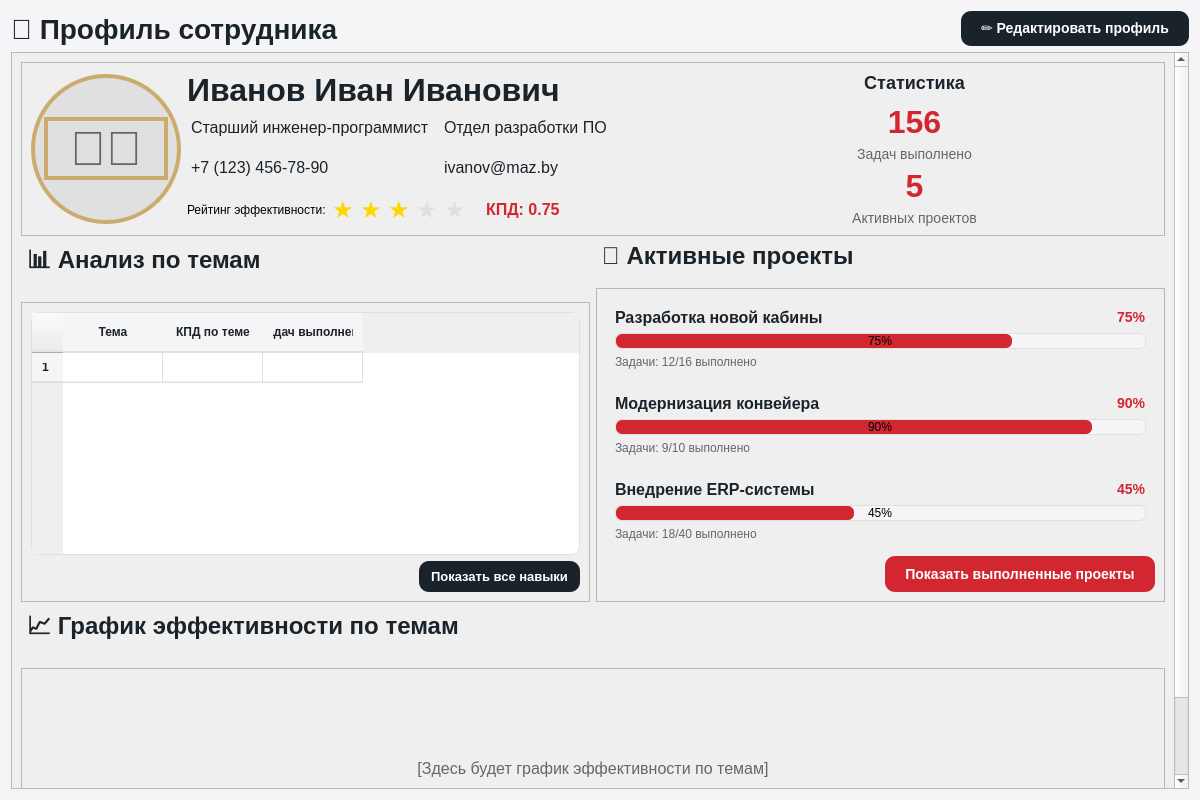
<?xml version="1.0" encoding="UTF-8"?>
<ui version="4.0">
 <class>ProfilePage</class>
 <widget class="QWidget" name="ProfilePage">
  <property name="geometry">
   <rect>
    <x>0</x>
    <y>0</y>
    <width>1200</width>
    <height>800</height>
   </rect>
  </property>
  <property name="styleSheet">
   <string notr="true">/* Основные цвета */
QWidget#ProfilePage {
    background-color: #F5F5F7;
    font-family: 'Segoe UI', Arial;
}

/* Карточки */
QFrame[objectName^="frameBasicInfo"],
QFrame[objectName^="frameSkills"],
QFrame[objectName^="frameProjects"],
QFrame[objectName^="frameChart"] {
    background-color: white;
    border-radius: 12px;
    border: 1px solid #E0E0E0;
    padding: 20px;
}

QFrame[objectName^="skillCard"] {
    background-color: white;
    border-radius: 10px;
    border: 1px solid #E0E0E0;
    padding: 15px;
}

QFrame[objectName^="projectCard"] {
    background-color: white;
    border-radius: 10px;
    border: 1px solid #E0E0E0;
    padding: 15px;
}

QFrame[objectName^="projectCard"]:hover {
    border: 2px solid #ccab6e;
    background-color: #FFFDF6;
}

/* Заголовки */
QLabel[objectName^="header"] {
    font-size: 24px;
    font-weight: bold;
    color: #1B232A;
    padding-bottom: 10px;
    border-bottom: 2px solid #ccab6e;
}

QLabel[objectName^="subheader"] {
    font-size: 18px;
    font-weight: bold;
    color: #1B232A;
    padding-bottom: 5px;
}

/* Прогресс-бары */
QProgressBar {
    border: 1px solid #E0E0E0;
    border-radius: 6px;
    text-align: center;
    background-color: #F5F5F7;
    height: 12px;
}

QProgressBar::chunk {
    background-color: #D22730;
    border-radius: 6px;
}

QProgressBar.gold::chunk {
    background-color: #ccab6e;
}

/* Звезды рейтинга */
QLabel[objectName^="star"] {
    font-size: 24px;
}

/* Статистика */
QLabel[objectName^="statValue"] {
    font-size: 32px;
    font-weight: bold;
    color: #D22730;
}

QLabel[objectName^="statLabel"] {
    font-size: 14px;
    color: #666;
}

/* Информационные поля */
QLabel[objectName^="infoLabel"] {
    font-size: 14px;
    font-weight: bold;
    color: #666;
    padding: 2px 0px;
}

QLabel[objectName^="infoValue"] {
    font-size: 16px;
    color: #1B232A;
    padding: 2px 0px;
    padding-bottom: 8px;
}

/* Таблицы */
QTableWidget {
    background-color: white;
    border: 1px solid #E0E0E0;
    border-radius: 8px;
    gridline-color: #E0E0E0;
    selection-background-color: #FFF8E1;
}

QTableWidget::item {
    padding: 8px;
    border-bottom: 1px solid #F0F0F0;
}

QTableWidget::item:selected {
    background-color: #FFF8E1;
}

QHeaderView::section {
    background-color: #F5F5F7;
    padding: 10px;
    border: none;
    border-bottom: 2px solid #E0E0E0;
    font-weight: bold;
    color: #1B232A;
}

/* Графики */
QFrame[objectName^="chartFrame"] {
    background-color: white;
    border-radius: 10px;
    border: 1px solid #E0E0E0;
}</string>
  </property>
  <layout class="QVBoxLayout" name="verticalLayout">
   <item>
    <layout class="QHBoxLayout" name="horizontalLayout_2">
     <item>
      <widget class="QLabel" name="label_3">
       <property name="styleSheet">
        <string notr="true">QLabel {
    font-size: 28px;
    font-weight: bold;
    color: #1B232A;
}</string>
       </property>
       <property name="text">
        <string>👤 Профиль сотрудника</string>
       </property>
      </widget>
     </item>
     <item>
      <spacer name="horizontalSpacer_3">
       <property name="orientation">
        <enum>Qt::Orientation::Horizontal</enum>
       </property>
       <property name="sizeHint" stdset="0">
        <size>
         <width>40</width>
         <height>20</height>
        </size>
       </property>
      </spacer>
     </item>
     <item>
      <widget class="QPushButton" name="btnEditProfile">
       <property name="minimumSize">
        <size>
         <width>0</width>
         <height>35</height>
        </size>
       </property>
       <property name="styleSheet">
        <string notr="true">QPushButton {
    background-color: #1B232A;
    color: white;
    border: none;
    border-radius: 10px;
    padding: 8px 20px;
    font-size: 14px;
    font-weight: bold;
}
QPushButton:hover {
    background-color: #D9D9D6;
    color: black;
}
QPushButton:pressed {
    background-color: #B8B8B5;
}</string>
       </property>
       <property name="text">
        <string>✏️ Редактировать профиль</string>
       </property>
      </widget>
     </item>
    </layout>
   </item>
   <item>
    <widget class="QScrollArea" name="scrollArea">
     <property name="widgetResizable">
      <bool>true</bool>
     </property>
     <widget class="QWidget" name="scrollAreaWidgetContents">
      <property name="geometry">
       <rect>
        <x>0</x>
        <y>0</y>
        <width>1180</width>
        <height>720</height>
       </rect>
      </property>
      <layout class="QVBoxLayout" name="verticalLayout_2">
       <item>
        <widget class="QFrame" name="frameBasicInfo">
         <property name="frameShape">
          <enum>QFrame::Shape::StyledPanel</enum>
         </property>
         <property name="frameShadow">
          <enum>QFrame::Shadow::Raised</enum>
         </property>
         <layout class="QHBoxLayout" name="horizontalLayout_3">
          <item>
           <widget class="QFrame" name="frameAvatar">
            <property name="minimumSize">
             <size>
              <width>150</width>
              <height>150</height>
             </size>
            </property>
            <property name="maximumSize">
             <size>
              <width>150</width>
              <height>150</height>
             </size>
            </property>
            <property name="styleSheet">
             <string notr="true">QFrame {
    background-color: #E0E0E0;
    border-radius: 75px;
    border: 4px solid #ccab6e;
}</string>
            </property>
            <layout class="QVBoxLayout" name="verticalLayout_3">
             <item>
              <spacer name="verticalSpacer">
               <property name="orientation">
                <enum>Qt::Orientation::Vertical</enum>
               </property>
               <property name="sizeHint" stdset="0">
                <size>
                 <width>20</width>
                 <height>40</height>
                </size>
               </property>
              </spacer>
             </item>
             <item>
              <widget class="QLabel" name="labelAvatar">
               <property name="styleSheet">
                <string notr="true">QLabel {
    font-size: 48px;
    text-align: center;
    color: #666;
}</string>
               </property>
               <property name="text">
                <string>👨‍💼</string>
               </property>
               <property name="alignment">
                <set>Qt::AlignmentFlag::AlignCenter</set>
               </property>
              </widget>
             </item>
             <item>
              <spacer name="verticalSpacer_2">
               <property name="orientation">
                <enum>Qt::Orientation::Vertical</enum>
               </property>
               <property name="sizeHint" stdset="0">
                <size>
                 <width>20</width>
                 <height>40</height>
                </size>
               </property>
              </spacer>
             </item>
            </layout>
           </widget>
          </item>
          <item>
           <layout class="QGridLayout" name="gridLayout">
            <item row="0" column="0" colspan="2">
             <widget class="QLabel" name="labelFullName">
              <property name="styleSheet">
               <string notr="true">QLabel {
    font-size: 32px;
    font-weight: bold;
    color: #1B232A;
}</string>
              </property>
              <property name="text">
               <string>Иванов Иван Иванович</string>
              </property>
             </widget>
            </item>
            <item row="1" column="0">
             <widget class="QLabel" name="labelPosition">
              <property name="styleSheet">
               <string notr="true">QLabel {
    font-size: 16px;
    color: #1B232A;
    padding: 2px 0px;
    padding-bottom: 8px;
}</string>
              </property>
              <property name="text">
               <string>Старший инженер-программист</string>
              </property>
             </widget>
            </item>
            <item row="1" column="1">
             <widget class="QLabel" name="labelDepartment">
              <property name="styleSheet">
               <string notr="true">QLabel {
    font-size: 16px;
    color: #1B232A;
    padding: 2px 0px;
    padding-bottom: 8px;
}</string>
              </property>
              <property name="text">
               <string>Отдел разработки ПО</string>
              </property>
             </widget>
            </item>
            <item row="2" column="0">
             <widget class="QLabel" name="labelPhone">
              <property name="styleSheet">
               <string notr="true">QLabel {
    font-size: 16px;
    color: #1B232A;
    padding: 2px 0px;
    padding-bottom: 8px;
}</string>
              </property>
              <property name="text">
               <string>+7 (123) 456-78-90</string>
              </property>
             </widget>
            </item>
            <item row="2" column="1">
             <widget class="QLabel" name="labelEmail">
              <property name="styleSheet">
               <string notr="true">QLabel {
    font-size: 16px;
    color: #1B232A;
    padding: 2px 0px;
    padding-bottom: 8px;
}</string>
              </property>
              <property name="text">
               <string>ivanov@maz.by</string>
              </property>
             </widget>
            </item>
            <item row="3" column="0" colspan="2">
             <layout class="QHBoxLayout" name="horizontalLayout_4">
              <item>
               <widget class="QLabel" name="labelRating">
                <property name="text">
                 <string>Рейтинг эффективности:</string>
                </property>
               </widget>
              </item>
              <item>
               <widget class="QLabel" name="star1">
                <property name="styleSheet">
                 <string notr="true">QLabel {
    font-size: 24px;
    color: #FFD700;
}</string>
                </property>
                <property name="text">
                 <string>★</string>
                </property>
               </widget>
              </item>
              <item>
               <widget class="QLabel" name="star2">
                <property name="styleSheet">
                 <string notr="true">QLabel {
    font-size: 24px;
    color: #FFD700;
}</string>
                </property>
                <property name="text">
                 <string>★</string>
                </property>
               </widget>
              </item>
              <item>
               <widget class="QLabel" name="star3">
                <property name="styleSheet">
                 <string notr="true">QLabel {
    font-size: 24px;
    color: #FFD700;
}</string>
                </property>
                <property name="text">
                 <string>★</string>
                </property>
               </widget>
              </item>
              <item>
               <widget class="QLabel" name="star4">
                <property name="styleSheet">
                 <string notr="true">QLabel {
    font-size: 24px;
    color: #E0E0E0;
}</string>
                </property>
                <property name="text">
                 <string>★</string>
                </property>
               </widget>
              </item>
              <item>
               <widget class="QLabel" name="star5">
                <property name="styleSheet">
                 <string notr="true">QLabel {
    font-size: 24px;
    color: #E0E0E0;
}</string>
                </property>
                <property name="text">
                 <string>★</string>
                </property>
               </widget>
              </item>
              <item>
               <widget class="QLabel" name="labelKPD">
                <property name="styleSheet">
                 <string notr="true">QLabel {
    font-size: 16px;
    font-weight: bold;
    color: #D22730;
    margin-left: 10px;
}</string>
                </property>
                <property name="text">
                 <string>КПД: 0.75</string>
                </property>
               </widget>
              </item>
              <item>
               <spacer name="horizontalSpacer_4">
                <property name="orientation">
                 <enum>Qt::Orientation::Horizontal</enum>
                </property>
                <property name="sizeHint" stdset="0">
                 <size>
                  <width>40</width>
                  <height>20</height>
                 </size>
                </property>
               </spacer>
              </item>
             </layout>
            </item>
           </layout>
          </item>
          <item>
           <layout class="QVBoxLayout" name="verticalLayout_4">
            <item>
             <widget class="QLabel" name="label_4">
              <property name="styleSheet">
               <string notr="true">QLabel {
    font-size: 18px;
    font-weight: bold;
    color: #1B232A;
    padding-bottom: 5px;
}</string>
              </property>
              <property name="text">
               <string>Статистика</string>
              </property>
              <property name="alignment">
               <set>Qt::AlignmentFlag::AlignCenter</set>
              </property>
             </widget>
            </item>
            <item>
             <widget class="QLabel" name="labelCompletedTasks">
              <property name="styleSheet">
               <string notr="true">QLabel {
    font-size: 32px;
    font-weight: bold;
    color: #D22730;
}</string>
              </property>
              <property name="text">
               <string>156</string>
              </property>
              <property name="alignment">
               <set>Qt::AlignmentFlag::AlignCenter</set>
              </property>
             </widget>
            </item>
            <item>
             <widget class="QLabel" name="label_6">
              <property name="styleSheet">
               <string notr="true">QLabel {
    font-size: 14px;
    color: #666;
}</string>
              </property>
              <property name="text">
               <string>Задач выполнено</string>
              </property>
              <property name="alignment">
               <set>Qt::AlignmentFlag::AlignCenter</set>
              </property>
             </widget>
            </item>
            <item>
             <widget class="QLabel" name="labelActiveProjects">
              <property name="styleSheet">
               <string notr="true">QLabel {
    font-size: 32px;
    font-weight: bold;
    color: #D22730;
}</string>
              </property>
              <property name="text">
               <string>5</string>
              </property>
              <property name="alignment">
               <set>Qt::AlignmentFlag::AlignCenter</set>
              </property>
             </widget>
            </item>
            <item>
             <widget class="QLabel" name="label_8">
              <property name="styleSheet">
               <string notr="true">QLabel {
    font-size: 14px;
    color: #666;
}</string>
              </property>
              <property name="text">
               <string>Активных проектов</string>
              </property>
              <property name="alignment">
               <set>Qt::AlignmentFlag::AlignCenter</set>
              </property>
             </widget>
            </item>
           </layout>
          </item>
         </layout>
        </widget>
       </item>
       <item>
        <layout class="QHBoxLayout" name="horizontalLayout">
         <item>
          <layout class="QVBoxLayout" name="verticalLayout_6">
           <item>
            <widget class="QLabel" name="label_9">
             <property name="styleSheet">
              <string notr="true">QLabel {
    font-size: 24px;
    font-weight: bold;
    color: #1B232A;
    padding-bottom: 10px;
    border-bottom: 2px solid #ccab6e;
}</string>
             </property>
             <property name="text">
              <string>📊 Анализ по темам</string>
             </property>
            </widget>
           </item>
           <item>
            <widget class="QFrame" name="frameSkills">
             <property name="frameShape">
              <enum>QFrame::Shape::StyledPanel</enum>
             </property>
             <property name="frameShadow">
              <enum>QFrame::Shadow::Raised</enum>
             </property>
             <layout class="QVBoxLayout" name="verticalLayout_5">
              <item>
               <widget class="QTableWidget" name="tableSkills">
                <property name="columnCount">
                 <number>3</number>
                </property>
                <row/>
                <column>
                 <property name="text">
                  <string>Тема</string>
                 </property>
                </column>
                <column>
                 <property name="text">
                  <string>КПД по теме</string>
                 </property>
                </column>
                <column>
                 <property name="text">
                  <string>Задач выполнено</string>
                 </property>
                </column>
               </widget>
              </item>
              <item>
               <layout class="QHBoxLayout" name="horizontalLayout_6">
                <item>
                 <spacer name="horizontalSpacer_2">
                  <property name="orientation">
                   <enum>Qt::Orientation::Horizontal</enum>
                  </property>
                  <property name="sizeHint" stdset="0">
                   <size>
                    <width>40</width>
                    <height>20</height>
                   </size>
                  </property>
                 </spacer>
                </item>
                <item>
                 <widget class="QPushButton" name="btnShowAllSkills">
                  <property name="styleSheet">
                   <string notr="true">QPushButton {
    background-color: #1B232A;
    color: white;
    border: none;
    border-radius: 10px;
    padding: 8px 12px;
    font-size: 13px;
    font-weight: bold;
}
QPushButton:hover {
    background-color: #D9D9D6;
    color: black;
}
QPushButton:pressed {
    background-color: #B8B8B5;
}</string>
                  </property>
                  <property name="text">
                   <string>Показать все навыки</string>
                  </property>
                 </widget>
                </item>
               </layout>
              </item>
             </layout>
            </widget>
           </item>
          </layout>
         </item>
         <item>
          <layout class="QVBoxLayout" name="verticalLayout_7">
           <item>
            <widget class="QLabel" name="label_10">
             <property name="styleSheet">
              <string notr="true">QLabel {
    font-size: 24px;
    font-weight: bold;
    color: #1B232A;
    padding-bottom: 10px;
    border-bottom: 2px solid #ccab6e;
}</string>
             </property>
             <property name="text">
              <string>🚀 Активные проекты</string>
             </property>
            </widget>
           </item>
           <item>
            <widget class="QFrame" name="frameProjects">
             <property name="frameShape">
              <enum>QFrame::Shape::StyledPanel</enum>
             </property>
             <property name="frameShadow">
              <enum>QFrame::Shadow::Raised</enum>
             </property>
             <layout class="QVBoxLayout" name="verticalLayout_8">
              <item>
               <widget class="QFrame" name="project1">
                <layout class="QVBoxLayout" name="verticalLayout_9">
                 <item>
                  <layout class="QHBoxLayout" name="horizontalLayout_5">
                   <item>
                    <widget class="QLabel" name="labelProject1">
                     <property name="styleSheet">
                      <string notr="true">QLabel {
    font-size: 16px;
    font-weight: bold;
    color: #1B232A;
}</string>
                     </property>
                     <property name="text">
                      <string>Разработка новой кабины</string>
                     </property>
                    </widget>
                   </item>
                   <item>
                    <spacer name="horizontalSpacer_5">
                     <property name="orientation">
                      <enum>Qt::Orientation::Horizontal</enum>
                     </property>
                     <property name="sizeHint" stdset="0">
                      <size>
                       <width>40</width>
                       <height>20</height>
                      </size>
                     </property>
                    </spacer>
                   </item>
                   <item>
                    <widget class="QLabel" name="labelProgress1">
                     <property name="styleSheet">
                      <string notr="true">QLabel {
    font-size: 14px;
    font-weight: bold;
    color: #D22730;
}</string>
                     </property>
                     <property name="text">
                      <string>75%</string>
                     </property>
                    </widget>
                   </item>
                  </layout>
                 </item>
                 <item>
                  <widget class="QProgressBar" name="progressBar1">
                   <property name="value">
                    <number>75</number>
                   </property>
                  </widget>
                 </item>
                 <item>
                  <widget class="QLabel" name="labelTasks1">
                   <property name="styleSheet">
                    <string notr="true">QLabel {
    font-size: 12px;
    color: #666;
}</string>
                   </property>
                   <property name="text">
                    <string>Задачи: 12/16 выполнено</string>
                   </property>
                  </widget>
                 </item>
                </layout>
               </widget>
              </item>
              <item>
               <widget class="QFrame" name="project2">
                <layout class="QVBoxLayout" name="verticalLayout_10">
                 <item>
                  <layout class="QHBoxLayout" name="horizontalLayout_7">
                   <item>
                    <widget class="QLabel" name="labelProject2">
                     <property name="styleSheet">
                      <string notr="true">QLabel {
    font-size: 16px;
    font-weight: bold;
    color: #1B232A;
}</string>
                     </property>
                     <property name="text">
                      <string>Модернизация конвейера</string>
                     </property>
                    </widget>
                   </item>
                   <item>
                    <spacer name="horizontalSpacer_6">
                     <property name="orientation">
                      <enum>Qt::Orientation::Horizontal</enum>
                     </property>
                     <property name="sizeHint" stdset="0">
                      <size>
                       <width>40</width>
                       <height>20</height>
                      </size>
                     </property>
                    </spacer>
                   </item>
                   <item>
                    <widget class="QLabel" name="labelProgress2">
                     <property name="styleSheet">
                      <string notr="true">QLabel {
    font-size: 14px;
    font-weight: bold;
    color: #D22730;
}</string>
                     </property>
                     <property name="text">
                      <string>90%</string>
                     </property>
                    </widget>
                   </item>
                  </layout>
                 </item>
                 <item>
                  <widget class="QProgressBar" name="progressBar2">
                   <property name="value">
                    <number>90</number>
                   </property>
                  </widget>
                 </item>
                 <item>
                  <widget class="QLabel" name="labelTasks2">
                   <property name="styleSheet">
                    <string notr="true">QLabel {
    font-size: 12px;
    color: #666;
}</string>
                   </property>
                   <property name="text">
                    <string>Задачи: 9/10 выполнено</string>
                   </property>
                  </widget>
                 </item>
                </layout>
               </widget>
              </item>
              <item>
               <widget class="QFrame" name="project3">
                <layout class="QVBoxLayout" name="verticalLayout_11">
                 <item>
                  <layout class="QHBoxLayout" name="horizontalLayout_8">
                   <item>
                    <widget class="QLabel" name="labelProject3">
                     <property name="styleSheet">
                      <string notr="true">QLabel {
    font-size: 16px;
    font-weight: bold;
    color: #1B232A;
}</string>
                     </property>
                     <property name="text">
                      <string>Внедрение ERP-системы</string>
                     </property>
                    </widget>
                   </item>
                   <item>
                    <spacer name="horizontalSpacer_7">
                     <property name="orientation">
                      <enum>Qt::Orientation::Horizontal</enum>
                     </property>
                     <property name="sizeHint" stdset="0">
                      <size>
                       <width>40</width>
                       <height>20</height>
                      </size>
                     </property>
                    </spacer>
                   </item>
                   <item>
                    <widget class="QLabel" name="labelProgress3">
                     <property name="styleSheet">
                      <string notr="true">QLabel {
    font-size: 14px;
    font-weight: bold;
    color: #D22730;
}</string>
                     </property>
                     <property name="text">
                      <string>45%</string>
                     </property>
                    </widget>
                   </item>
                  </layout>
                 </item>
                 <item>
                  <widget class="QProgressBar" name="progressBar3">
                   <property name="value">
                    <number>45</number>
                   </property>
                  </widget>
                 </item>
                 <item>
                  <widget class="QLabel" name="labelTasks3">
                   <property name="styleSheet">
                    <string notr="true">QLabel {
    font-size: 12px;
    color: #666;
}</string>
                   </property>
                   <property name="text">
                    <string>Задачи: 18/40 выполнено</string>
                   </property>
                  </widget>
                 </item>
                </layout>
               </widget>
              </item>
              <item>
               <layout class="QHBoxLayout" name="horizontalLayout_9">
                <item>
                 <spacer name="horizontalSpacer_8">
                  <property name="orientation">
                   <enum>Qt::Orientation::Horizontal</enum>
                  </property>
                  <property name="sizeHint" stdset="0">
                   <size>
                    <width>40</width>
                    <height>20</height>
                   </size>
                  </property>
                 </spacer>
                </item>
                <item>
                 <widget class="QPushButton" name="btnCompletedProjects">
                  <property name="styleSheet">
                   <string notr="true">QPushButton {
    background-color: #D22730;
    color: white;
    border-radius: 10px;
    font-weight: bold;
    font-size: 14px;
    border: none;
    padding: 10px 20px;
}
QPushButton:hover {
    background-color: #862633;
}
QPushButton:pressed {
    background-color: #6a1e29;
}</string>
                  </property>
                  <property name="text">
                   <string>Показать выполненные проекты</string>
                  </property>
                 </widget>
                </item>
               </layout>
              </item>
             </layout>
            </widget>
           </item>
          </layout>
         </item>
        </layout>
       </item>
       <item>
        <widget class="QLabel" name="label_11">
         <property name="styleSheet">
          <string notr="true">QLabel {
    font-size: 24px;
    font-weight: bold;
    color: #1B232A;
    padding-bottom: 10px;
    border-bottom: 2px solid #ccab6e;
}</string>
         </property>
         <property name="text">
          <string>📈 График эффективности по темам</string>
         </property>
        </widget>
       </item>
       <item>
        <widget class="QFrame" name="frameChart">
         <property name="frameShape">
          <enum>QFrame::Shape::StyledPanel</enum>
         </property>
         <property name="frameShadow">
          <enum>QFrame::Shadow::Raised</enum>
         </property>
         <property name="minimumSize">
          <size>
           <width>0</width>
           <height>200</height>
          </size>
         </property>
         <layout class="QVBoxLayout" name="verticalLayout_12">
          <item>
           <widget class="QLabel" name="labelChartPlaceholder">
            <property name="styleSheet">
             <string notr="true">QLabel {
    font-size: 16px;
    color: #666;
    text-align: center;
}</string>
            </property>
            <property name="text">
             <string>[Здесь будет график эффективности по темам]</string>
            </property>
            <property name="alignment">
             <set>Qt::AlignmentFlag::AlignCenter</set>
            </property>
           </widget>
          </item>
         </layout>
        </widget>
       </item>
      </layout>
     </widget>
    </widget>
   </item>
  </layout>
 </widget>
 <resources/>
 <connections/>
</ui>
